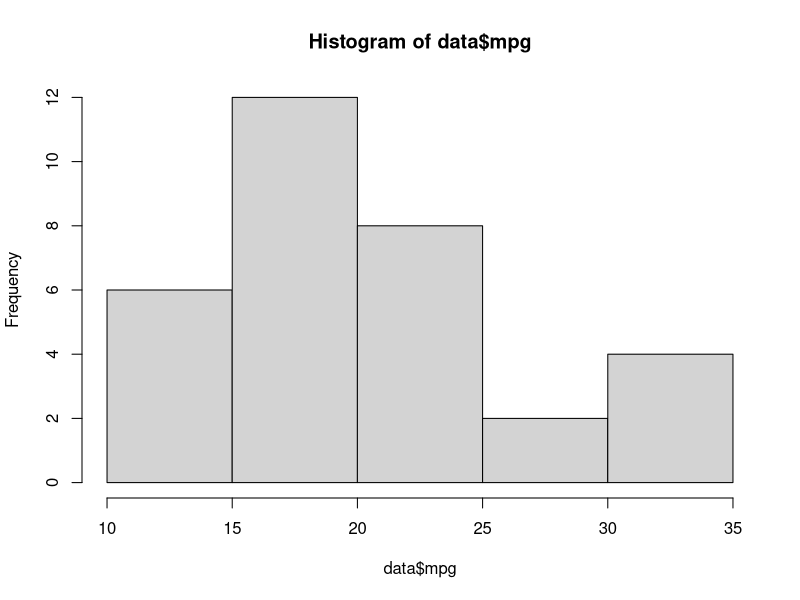
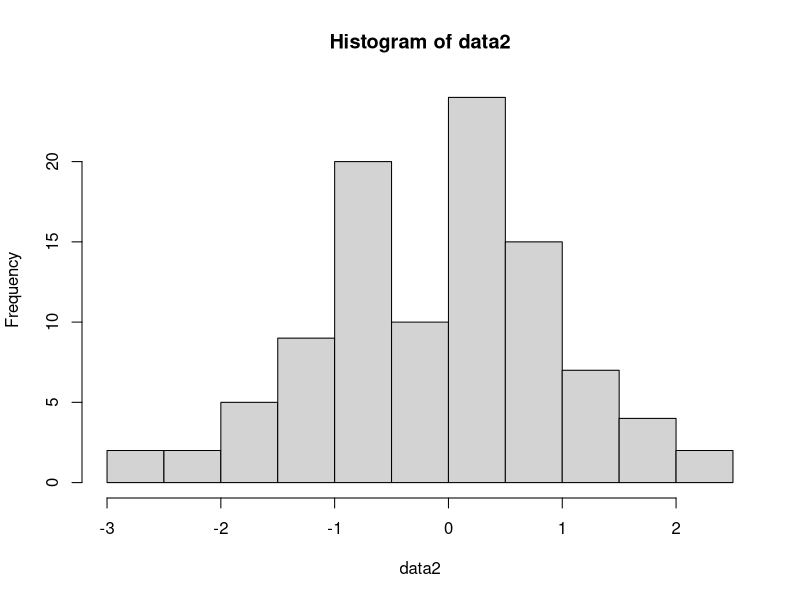
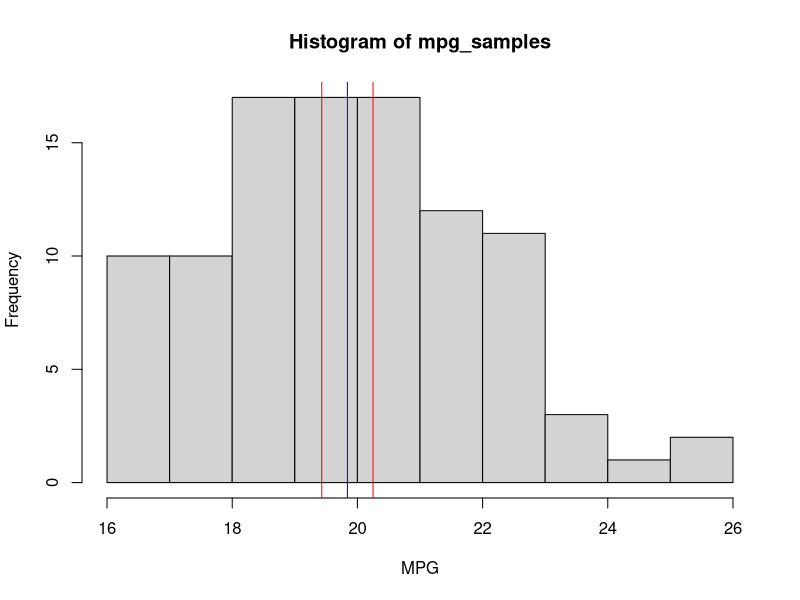

Recreate these plots in R, in order.
## ---- chunk 1
data <- mtcars
hist(data$mpg)
## ---- chunk 2
# Test for normality
# H0 = distribution is normal
# HA = distribution is not normal
shapiro.test(data$mpg)
# If p-value>0.05, H0 is not rejected.
round(mean(data$mpg),2)
## ---- chunk 3
# Create dataset with mean=0 and standard deviation = 1
n <- 100
Mean <- 0
Standard_Deviation <- 1
data2 <- rnorm(n,Mean,Standard_Deviation)
hist(data2)
round(mean(data2))
round(sd(data2))
shapiro.test(data2)
# If p-value>0.05, H0 is not rejected.
## ---- chunk 4
n <- 100
mpg_samples <- c()
for (i in 1:n) { 
    mpg_samples[i] = mean(sample(data$mpg, 10, replace = TRUE))
} 
class(mpg_samples)
hist(mpg_samples, col = 'lightgrey', xlab = "MPG")
m <- round(mean(mpg_samples),2)
std <- round(sd(mpg_samples),2)
st_error <- std/sqrt(n)
ci_ll <- m-1.96*st_error
ci_ul <- m+1.96*st_error
abline(v=round(m,2),col="blue")
abline(v=round(ci_ll,2),col="red")
abline(v=round(ci_ul,2),col="red")
shapiro.test(mpg_samples)
# If p-value>0.05, H0 is not rejected.
cat("Mean of the 100 samples =",m)
cat("Lower limit of the 95% confidence interval =",round(ci_ll,2))
cat("Upper limit of the 95% confidence interval =",round(ci_ul,2))
